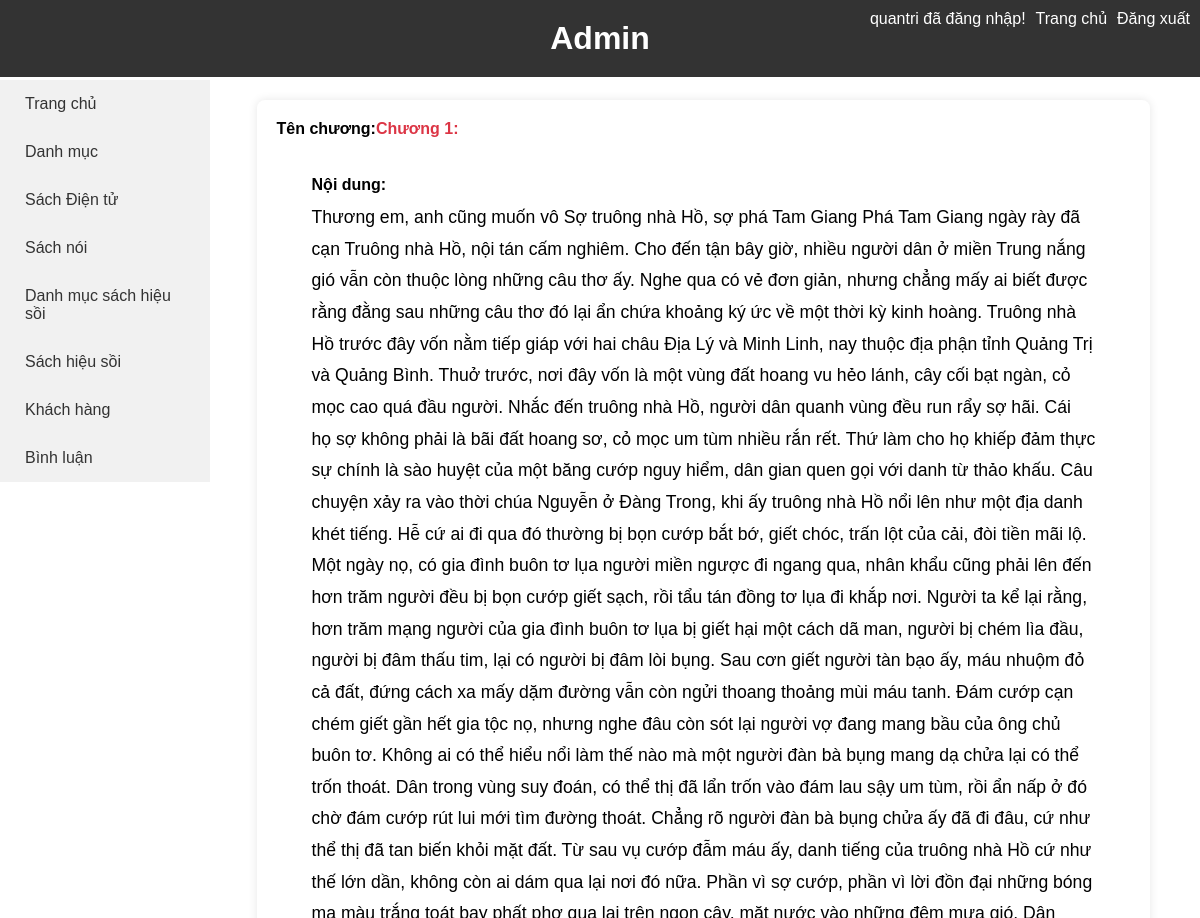
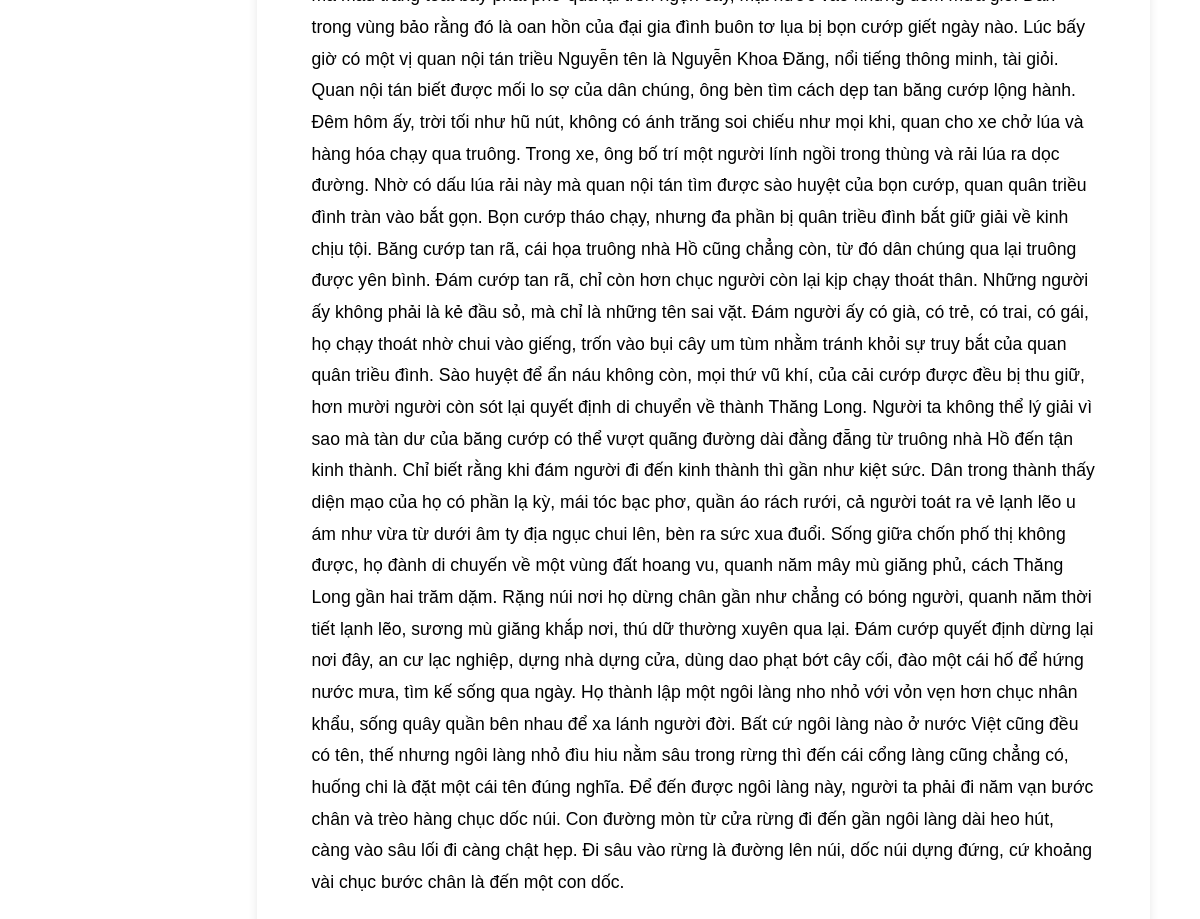
/admin/index.php?act=listnoidung&MaChuong=4 (signed in), run on the app's committed database (2 pictures, top to bottom).
### tables this page shows
CREATE TABLE `chuong_sach` (
  `MaChuong` int NOT NULL AUTO_INCREMENT,
  `TenChuong` varchar(255) NOT NULL,
  `NoiDung` text,
  `SoChuong` int NOT NULL,
  `sach_id` int DEFAULT NULL,
  `sach_soi_id` int DEFAULT NULL,
  `sach_tomtat_id` int DEFAULT NULL,
  PRIMARY KEY (`MaChuong`),
  KEY `sach_tomtat_id` (`sach_tomtat_id`),
  KEY `sach_soi_id` (`sach_soi_id`),
  KEY `sach_id` (`sach_id`),
  CONSTRAINT `chuong_sach_ibfk_1` FOREIGN KEY (`sach_tomtat_id`) REFERENCES `sach_tomtat` (`MaSach`),
  CONSTRAINT `chuong_sach_ibfk_2` FOREIGN KEY (`sach_soi_id`) REFERENCES `sach_soi` (`MaSach`),
  CONSTRAINT `chuong_sach_ibfk_3` FOREIGN KEY (`sach_id`) REFERENCES `sach` (`MaSach`)
);

### admin/chuongsach/noidung.php (the view, shortened to what this page needs)
<?php
require_once "../db/db.php";
if (isset ($_GET['MaChuong'])) {
    $MaChuong = $_GET['MaChuong'];
    $sql = "SELECT * FROM chuong_sach WHERE MaChuong=$MaChuong";
    $result = $conn->query($sql);
    ?>
    <?php if ($result->num_rows > 0) {
        $row = $result->fetch_assoc(); ?>
        <div class="container">
        <div class="tenh4">
        <h4>Tên chương: <div class="namechuong"> <?php echo $row['TenChuong']; ?> </div> </h4>
        </div>
        <p>
        <div class="noidung">
        <p>Nội dung:</p>
        <div class="noidung11p">
            <?php echo $row['NoiDung']; ?></div>
        </div>
        </p>
        </div>
        <?php
    } else {
        echo "Chương không tồn tại.";
    }
} else {
    echo "Không có ID Chương được cung cấp.";
}
?>

### admin/style.css (style rules this page uses)
* { margin: 0; padding: 0; box-sizing: border-box; }
body { font-family: Arial, sans-serif; }
.container { max-width: 90%; margin: 20px auto; padding: 20px; background-color: #fff; border-radius: 8px; box-shadow: 0px 0px 10px 0px rgba(0,0,0,0.1); }
.namechuong { color: #dc3545; }
.tenh4 h4 { display: flex; }
.noidung p { line-height: 1.5; font-weight: bold; margin: 15px 0 5px 0; }
.noidung { margin: 35px; line-height: 1.8; }
.noidung11p { font-size: 1.1em; }

### data on the page
chuong_sach: TenChuong "Chương 1:", NoiDung "Thương em, anh cũng muốn vô Sợ truông nhà Hồ, sợ phá Tam Giang Phá Tam Giang ngày rày đã cạn Truông nhà Hồ, nội tán cấm nghiêm. Cho đến tận bây giờ, nhiều người dân ở miền Trung nắng gió vẫn còn thuộc lòng những câu thơ ấy. Nghe qua có vẻ đơn giản, nhưng chẳng mấy ai biết được rằng đằng sau những câu thơ đó lại ẩn chứa khoảng ký ức về một thời kỳ kinh hoàng. Truông nhà Hồ trước đây vốn nằm tiếp giáp với hai châu Địa Lý và Minh Linh, nay thuộc địa phận tỉnh Quảng Trị và Quảng Bình. Thuở trước, nơi đây vốn là một vùng đất hoang vu hẻo lánh, cây cối bạt ngàn, cỏ mọc cao quá đầu người. Nhắc đến truông nhà Hồ, người dân quanh vùng đều run rẩy sợ hãi. Cái họ sợ không phải là bãi đất hoang sơ, cỏ…"

### other printed values
$_SESSION['HoTen'] "quantri"
